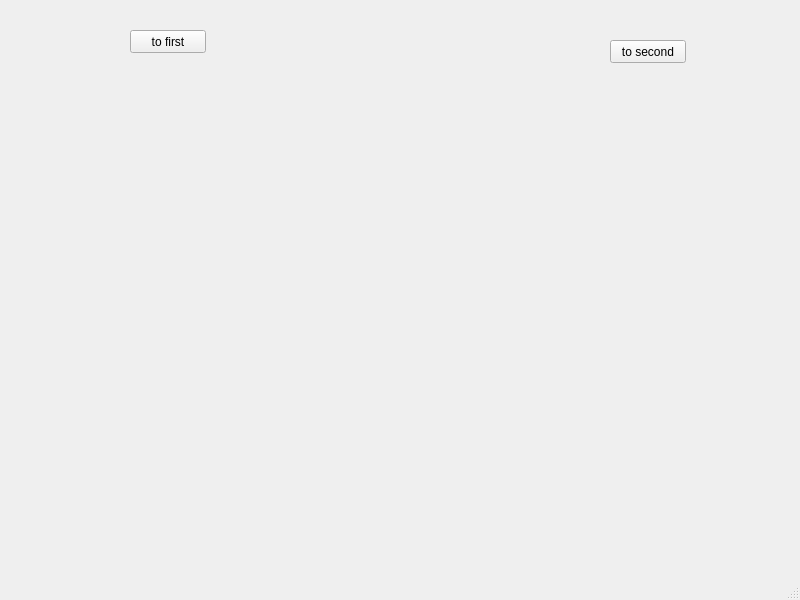
<?xml version="1.0" encoding="UTF-8"?>
<ui version="4.0">
 <class>MainWindow</class>
 <widget class="QMainWindow" name="MainWindow">
  <property name="geometry">
   <rect>
    <x>0</x>
    <y>0</y>
    <width>800</width>
    <height>600</height>
   </rect>
  </property>
  <property name="windowTitle">
   <string>MainWindow</string>
  </property>
  <widget class="QWidget" name="centralwidget">
   <widget class="QStackedWidget" name="stackedWidget">
    <property name="geometry">
     <rect>
      <x>150</x>
      <y>150</y>
      <width>461</width>
      <height>281</height>
     </rect>
    </property>
   </widget>
   <widget class="QPushButton" name="change_btn_to_first">
    <property name="geometry">
     <rect>
      <x>130</x>
      <y>30</y>
      <width>76</width>
      <height>23</height>
     </rect>
    </property>
    <property name="text">
     <string>to first</string>
    </property>
   </widget>
   <widget class="QPushButton" name="change_btn_to_second">
    <property name="geometry">
     <rect>
      <x>610</x>
      <y>40</y>
      <width>76</width>
      <height>23</height>
     </rect>
    </property>
    <property name="text">
     <string>to second</string>
    </property>
   </widget>
  </widget>
  <widget class="QMenuBar" name="menubar">
   <property name="geometry">
    <rect>
     <x>0</x>
     <y>0</y>
     <width>800</width>
     <height>21</height>
    </rect>
   </property>
  </widget>
  <widget class="QStatusBar" name="statusbar"/>
 </widget>
 <resources/>
 <connections/>
</ui>
